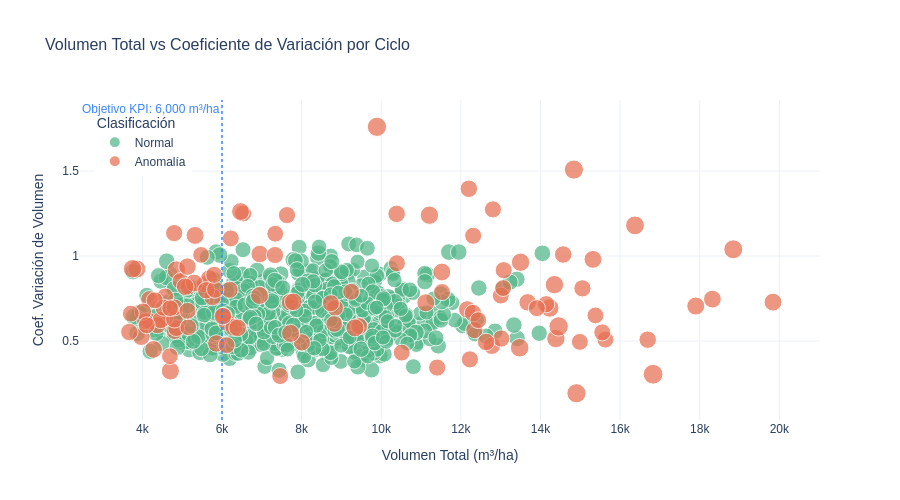

Notebook code cell kept with this figure:
### Code cell
fig = px.scatter(df_res,
    x="vol_total_m3_ha", y="vol_cv",
    color="clasificacion",
    color_discrete_map={"Normal": C_VERDE_CLA, "Anomalía": C_NARANJA},
    size=abs(df_res["anomaly_score"]), size_max=14,
    hover_data={"id_parcela": True, "ciclo_agricola": True,
                "anomaly_score": ":.4f", "n_eventos": True},
    opacity=0.72,
    title="Volumen Total vs Coeficiente de Variación por Ciclo",
    labels={"vol_total_m3_ha": "Volumen Total (m³/ha)",
            "vol_cv": "Coef. Variación de Volumen",
            "clasificacion": "Clasificación"},
    template=TMPL)
fig.add_vline(x=6000, line_dash="dot", line_color=C_AZUL, line_width=1.5,
    annotation_text="Objetivo KPI: 6,000 m³/ha",
    annotation_position="top left", annotation_font_color=C_AZUL)
fig.update_layout(height=500, title_font_size=16, font_family="Arial",
    legend=dict(title="Clasificación", x=0.02, y=0.97))
fig.show()

### Figure 1 — Plotly figure (JSON) as saved in the notebook; plotly's stock layout.template omitted (floating-point values rounded to 4 significant figures; data arrays with more than 128 entries replaced by an {"elided": "..."} marker saying what was removed)
{"data": [{"customdata": {"elided": "844x4 mixed values"}, "hovertemplate": "Clasificación=Normal<br>Volumen Total (m³/ha)=%{x}<br>Coef. Variación de Volumen=%{y}<br>size=%{marker.size}<br>id_parcela=%{customdata[0]}<br>ciclo_agricola=%{customdata[1]}<br>anomaly_score=%{customdata[2]:.4f}<br>n_eventos=%{customdata[3]}<extra></extra>", "legendgroup": "Normal", "marker": {"color": "#52b788", "opacity": 0.72, "size": {"elided": "844 float values"}, "sizemode": "area", "sizeref": 0.003599, "symbol": "circle"}, "mode": "markers", "name": "Normal", "orientation": "v", "showlegend": true, "type": "scatter", "x": {"elided": "844 float values"}, "xaxis": "x", "y": {"elided": "844 float values"}, "yaxis": "y"}, {"customdata": {"elided": "116x4 mixed values"}, "hovertemplate": "Clasificación=Anomalía<br>Volumen Total (m³/ha)=%{x}<br>Coef. Variación de Volumen=%{y}<br>size=%{marker.size}<br>id_parcela=%{customdata[0]}<br>ciclo_agricola=%{customdata[1]}<br>anomaly_score=%{customdata[2]:.4f}<br>n_eventos=%{customdata[3]}<extra></extra>", "legendgroup": "Anomalía", "marker": {"color": "#e76f51", "opacity": 0.72, "size": [0.524, 0.5731, 0.5784, 0.5898, 0.5251, 0.5266, 0.536, 0.611, 0.552, 0.607, 0.5492, 0.7054, 0.6108, 0.6068, 0.666, 0.6775, 0.6233, 0.5272, 0.6611, 0.5162, 0.5085, 0.5698, 0.5198, 0.5745, 0.5343, 0.5853, 0.5496, 0.5529, 0.5481, 0.5091, 0.6081, 0.5527, 0.5634, 0.6222, 0.5516, 0.5434, 0.5141, 0.5694, 0.53, 0.5118, 0.5145, 0.5518, 0.5163, 0.5189, 0.5095, 0.5296, 0.5346, 0.5757, 0.5309, 0.5306, 0.5487, 0.5379, 0.5331, 0.564, 0.5491, 0.5294, 0.5338, 0.5099, 0.5556, 0.5518, 0.5064, 0.5159, 0.6473, 0.5281, 0.5237, 0.5777, 0.5331, 0.5845, 0.5826, 0.5516, 0.5623, 0.5644, 0.5712, 0.5433, 0.5835, 0.5232, 0.5253, 0.511, 0.5568, 0.5193, 0.5509, 0.5145, 0.5063, 0.5135, 0.5092, 0.6374, 0.5199, 0.584, 0.5594, 0.5229, 0.525, 0.537, 0.5094, 0.5183, 0.6182, 0.5602, 0.5403, 0.5479, 0.5084, 0.5373, 0.5518, 0.5538, 0.5215, 0.5094, 0.5237, 0.5846, 0.5342, 0.5888, 0.5692, 0.5379, 0.6705, 0.5056, 0.5058, 0.5151, 0.5242, 0.5179], "sizemode": "area", "sizeref": 0.003599, "symbol": "circle"}, "mode": "markers", "name": "Anomalía", "orientation": "v", "showlegend": true, "type": "scatter", "x": [6530.0, 3970.0, 6465.0, 4703.0, 12310.0, 12810.0, 12340.0, 14350.0, 12160.0, 13500.0, 12300.0, 16830.0, 14230.0, 14390.0, 14900.0, 14460.0, 13480.0, 13080.0, 14840.0, 14990.0, 15380.0, 18320.0, 15630.0, 19840.0, 14140.0, 17900.0, 12780.0, 14570.0, 5858.0, 7337.0, 11210.0, 12200.0, 7711.0, 4855.0, 6117.0, 4813.0, 4179.0, 4279.0, 5567.0, 4850.0, 10510.0, 10390.0, 13000.0, 6221.0, 9243.0, 12230.0, 7632.0, 15320.0, 4573.0, 4963.0, 4567.0, 4379.0, 8006.0, 4179.0, 4461.0, 11400.0, 4799.0, 8841.0, 4806.0, 5133.0, 4691.0, 5156.0, 18840.0, 5677.0, 8735.0, 6296.0, 9444.0, 11120.0, 9339.0, 5762.0, 7792.0, 6393.0, 5301.0, 5603.0, 3862.0, 4532.0, 6193.0, 6036.0, 5076.0, 4310.0, 13680.0, 13060.0, 5152.0, 6117.0, 4068.0, 16370.0, 7461.0, 5324.0, 6949.0, 11530.0, 10390.0, 13010.0, 4808.0, 5136.0, 3753.0, 6021.0, 5828.0, 3672.0, 4698.0, 15050.0, 12630.0, 16690.0, 15550.0, 12440.0, 13910.0, 6944.0, 7332.0, 7723.0, 11520.0, 4014.0, 9892.0, 8819.0, 5475.0, 3710.0, 5805.0, 4110.0], "xaxis": "x", "y": [1.251, 0.5258, 1.262, 0.3237, 1.119, 1.275, 0.5646, 0.8317, 0.686, 0.9635, 0.6643, 0.3042, 0.6943, 0.5141, 0.1925, 0.5857, 0.4603, 0.9169, 1.509, 0.4947, 0.6505, 0.7465, 0.5084, 0.7286, 0.7165, 0.7057, 0.4721, 1.009, 0.4854, 1.131, 1.24, 1.396, 0.7287, 0.9172, 0.6091, 0.5603, 0.6162, 0.4506, 0.8336, 0.5757, 0.4313, 1.248, 0.7672, 1.104, 0.7897, 0.3919, 1.241, 0.9804, 0.7614, 0.8523, 0.638, 0.5936, 0.492, 0.7446, 0.624, 0.3437, 1.135, 0.6948, 0.6279, 0.9377, 0.4106, 0.8202, 1.04, 0.8694, 0.7224, 0.5807, 0.5871, 0.725, 0.5774, 0.7585, 0.7304, 0.5773, 0.8415, 0.7985, 0.9235, 0.696, 0.8011, 0.6491, 0.8197, 0.7392, 0.7275, 0.8117, 0.5808, 0.4753, 0.6164, 1.181, 0.2935, 1.121, 1.012, 0.7879, 0.9578, 0.5147, 0.6976, 0.6775, 0.9252, 0.6458, 0.8025, 0.5529, 0.6928, 0.8099, 0.4942, 0.5078, 0.5507, 0.6224, 0.6934, 0.7678, 1.006, 0.5446, 0.9061, 0.6727, 1.761, 0.6004, 1.007, 0.661, 0.8896, 0.5925], "yaxis": "y"}], "layout": {"annotations": [{"font": {"color": "#3a86ff"}, "showarrow": false, "text": "Objetivo KPI: 6,000 m³/ha", "x": 6000, "xanchor": "right", "xref": "x", "y": 1, "yanchor": "top", "yref": "y domain"}], "font": {"family": "Arial"}, "height": 500, "legend": {"itemsizing": "constant", "title": {"text": "Clasificación"}, "tracegroupgap": 0, "x": 0.02, "y": 0.97}, "shapes": [{"line": {"color": "#3a86ff", "dash": "dot", "width": 1.5}, "type": "line", "x0": 6000, "x1": 6000, "xref": "x", "y0": 0, "y1": 1, "yref": "y domain"}], "title": {"font": {"size": 16}, "text": "Volumen Total vs Coeficiente de Variación por Ciclo"}, "xaxis": {"anchor": "y", "domain": [0, 1], "title": {"text": "Volumen Total (m³/ha)"}}, "yaxis": {"anchor": "x", "domain": [0, 1], "title": {"text": "Coef. Variación de Volumen"}}}}
